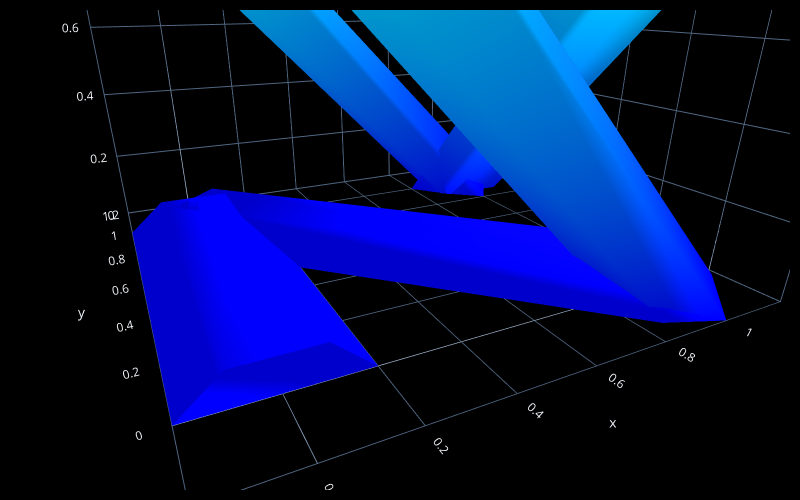

The cell this chart's notebook holds for it:
### Code cell
fc.transform(steps, 'plot')
